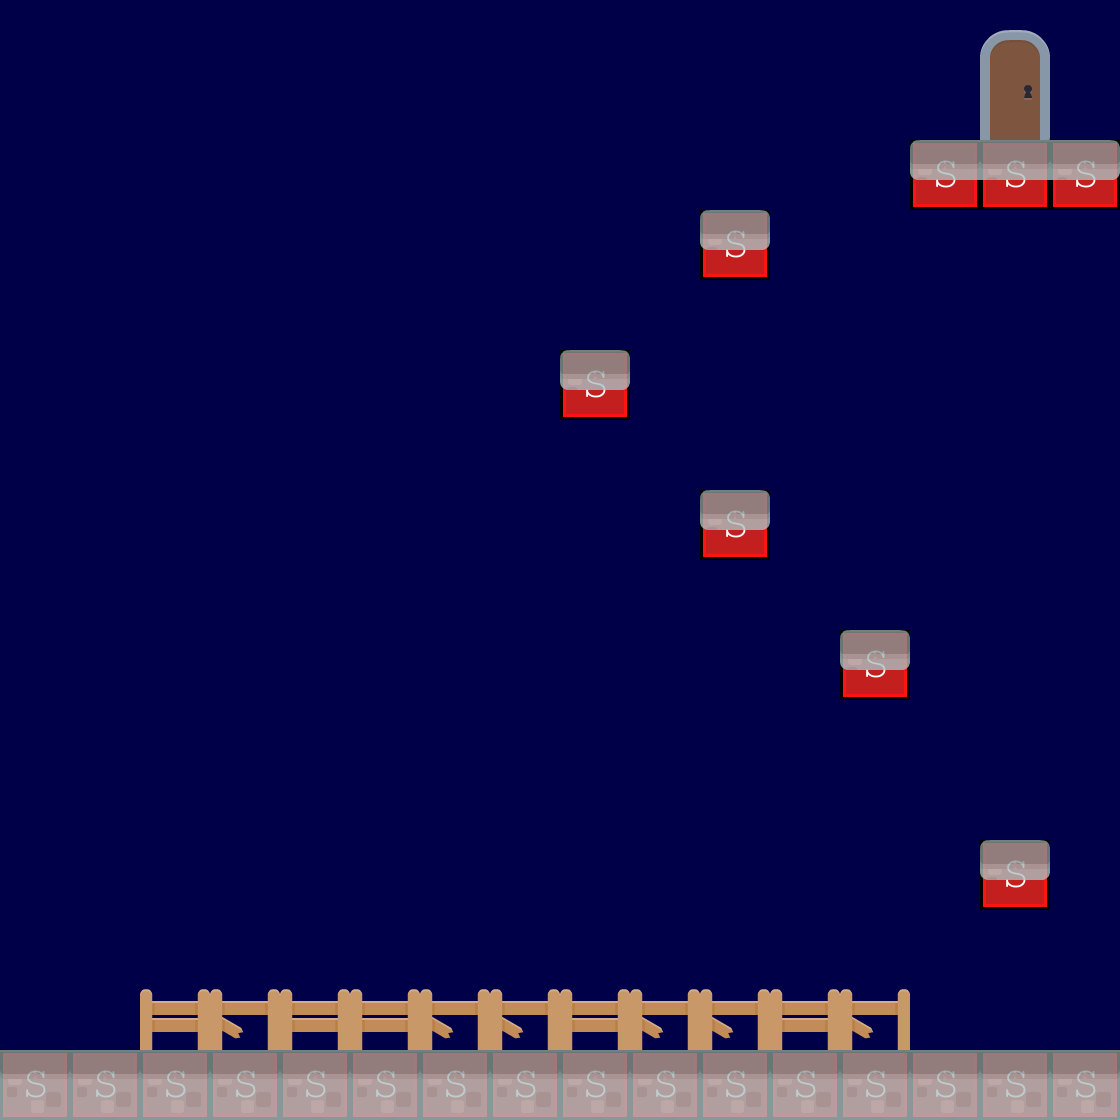

This game map was drawn from its Tiled (.tmx) file and the tilesets committed beside it. A one-line description and the trimmed map source follow:
An orthogonal 16x16 tile map with 70x70 px tiles, 4 tile layers (collision, background 3, background 2, background 1), 2 tilesets and 5 objects (3x BadGuy, levelTrigger).

<map version="1.0" orientation="orthogonal" renderorder="right-down" width="16" height="16" tilewidth="70" tileheight="70" backgroundcolor="#000048">
 <tileset firstgid="1" name="background-tiles" tilewidth="70" tileheight="70">
  <image source="../img/background-tiles.png" width="910" height="910" />
 </tileset>
 <tileset firstgid="170" name="meta-tiles" tilewidth="70" tileheight="70">
  <image source="../img/meta-tiles.png" width="350" height="70" />
  <tile id="4">
   <properties>
    <property name="Type" value="solid" />
   </properties>
  </tile>
 </tileset>
 <layer name="collision" width="16" height="16">
  <data>[256 cells, 24 non-empty, 1 distinct tile ids]</data>
 </layer>
 <layer name="background 3" width="16" height="16">
  <data>[256 cells, 0 non-empty, 0 distinct tile ids]</data>
 </layer>
 <layer name="background 2" width="16" height="16">
  <data>[256 cells, 11 non-empty, 2 distinct tile ids]</data>
 </layer>
 <layer name="background 1" width="16" height="16" opacity="0.79">
  <data>[256 cells, 26 non-empty, 7 distinct tile ids]</data>
 </layer>
 <objectgroup name="EnemyEntity">
  <object name="BadGuy" x="210" y="979" width="210" height="69" />
  <object x="369" y="1002" height="1" />
  <object name="BadGuy" x="491" y="982" width="209" height="67" />
  <object name="BadGuy" x="841" y="984" width="140" height="66" />
 </objectgroup>
 <objectgroup name="trigger*enitities">
  <object name="levelTrigger" x="980" y="23" width="70" height="117" />
 </objectgroup>
</map>
